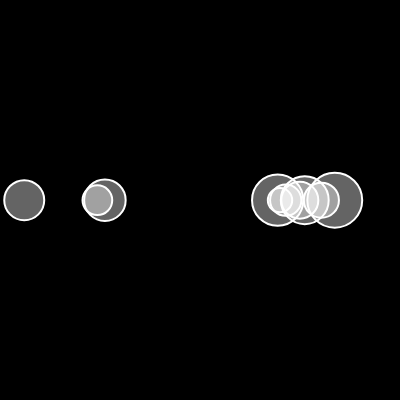
Frame 1 (no input)
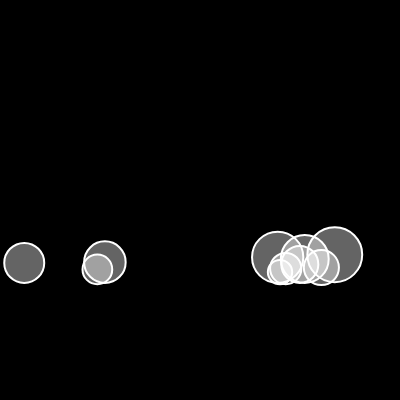
Frame 60 (no input)
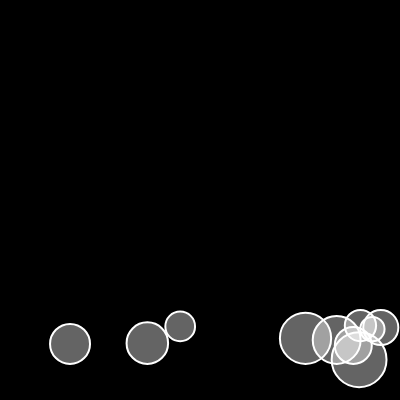
Frame 120 (the mouse pressed at the canvas centre since frame 60)

The p5.js sketch that drew these frames (run headless with seeded random() and noise() and a simulated clock; from frame 60 on, the mouse is pressed at the canvas centre):

// p5.js sketch
// ── sketch.js
// Video 2.2
let movers = [];
let mu = 0.05;

function setup() {
  createCanvas(400, 400);

  for (let i=0; i<10; i++){
    movers[i] = new Mover(random(width), 200, random(1,8));
  }

}

function draw() {
  background(0);
 
  for (let mover of movers){
    if (mouseIsPressed) {
      let wind = createVector(0.1, 0);
      mover.applyForce(wind);
    }


    let gravity = createVector(0, 0.2);
    let weight = p5.Vector.mult(gravity, mover.mass);
    mover.applyForce(weight);
    mover.friction();
    mover.update();
    mover.edges();
    mover.show();
  }

}

// ── liquid.js
class Liquid {
    constructor(x, y, w, h, c){
        // Location of upper left corner
        this.pos  = createVector(x, y);
        this.h = h;
        this.w = w;
        this.c = c;
    }

    contains(mover){

        let mpos = mover.pos;

        return mpos.y > this.pos.y && mpos.y < this.pos.y + this.h && mpos.x > this.pos.x && mpos.x < this.pos.x + this.w
        }


    dragForce(mover){
        // Get the direction of drag force
        let dragVector = mover.vel.copy();
        dragVector.normalize();
        dragVector.mult(-1);
        
        // Calculate the magnitude of drag force    
        let speedSq = mover.vel.magSq();
        dragVector.setMag(speedSq * this.c);
        
        return dragVector
        
    }

    show(){
        noStroke();
        fill(120);
        rect(this.pos.x, this.pos.y, this.w, this.h);

    }

    update(mover){
        

        if (this.contains(mover)){
            mover.applyForce(this.dragForce(mover));
        }
        
    }
}

// ── mover.js
class Mover {
    constructor(x, y, m){
        this.pos = createVector(x, y);
        this.vel = createVector(0, 0);
        this.acc = createVector(0, 0);
        this.mass = m;
        this.r = sqrt(this.mass)*10;
       
    }

    applyForce(force) {
        let f = p5.Vector.div(force, this.mass);
        this.acc.add(f);
    }

    friction(){
        let diff = height - (this.pos.y + this.r + 1);

        if (diff < 1){
            //console.log('Friction Activated');
            // Get the direction of friction vector
            let frictVector = this.vel.copy();
            frictVector.normalize();
            frictVector.mult(-1);
            
            // Calculate the magnitude of friction vector
            //let mu = 0.05;
            let normal = this.mass;
            frictVector.setMag(mu * normal);

            // Apply the force
            this.applyForce(frictVector);

        }

    }
    
    // Maintains the Mover inside the canvas
    edges(){
        if (this.pos.y >= height - this.r - 1){
            this.pos.y = height - this.r - 1;
            this.vel.y *= -1;
        }else if (this.pos.y <= 0  + this.r + 1){
            this.pos.y = this.r + 1;
            this.vel.y *= -1;
        }

        if (this.pos.x >= width  - this.r - 1){
            this.pos.x = width - this.r - 1;
            this.vel.x *= -1;
        } else if (this.pos.x <= 0 + this.r + 1){
            this.pos.x = this.r + 1;
            this.vel.x *= -1;
        }

        
    }

    update(){

        this.vel.add(this.acc);
        this.pos.add(this.vel);
        this.acc.set(0, 0);
        
    }

    show(){
        stroke(255);
        strokeWeight(2);
        fill(255, 100);
        ellipse(this.pos.x, this.pos.y, this.r*2);
        }
}
